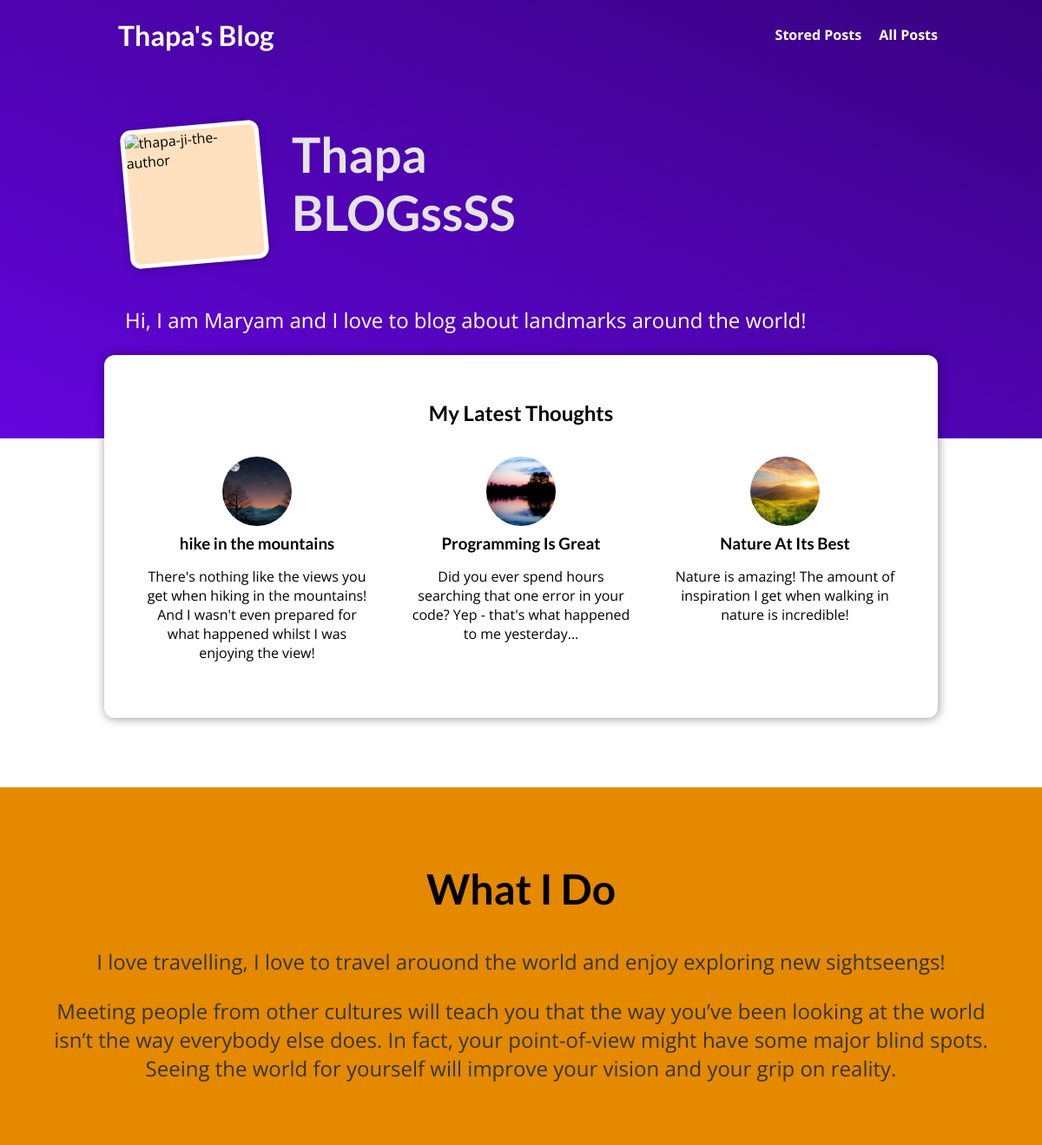
The page / on the database its author committed.
### personal_blogs/models.py (models this page shows)
class Post(models.Model):
    title = models.CharField(max_length=150)
    excerpt = models.CharField(max_length=200)
    image = models.ImageField(upload_to="posts", null=True)
    date = models.DateField(auto_now=True)
    slug = models.SlugField(unique=True, db_index=True)
    content = models.TextField(validators=[MinLengthValidator(10)])
    author = models.ForeignKey(
        Author, on_delete=models.SET_NULL, null=True, related_name="posts")
    tags = models.ManyToManyField(Tag)

### personal_blogs/views.py (the view)
# urls.py: path("", views.StartingPageView.as_view(), name="starting-page"),
class StartingPageView(ListView):
    template_name = "personal_blogs/index.html"
    model = Post
    ordering = ["-date"]
    context_object_name = "posts"
    def get_queryset(self):
        queryset = super().get_queryset()
        data = queryset[:3]
        return data

### personal_blogs/templates/personal_blogs/index.html (shortened to what this page needs)
{% extends "base.html" %}
{% load static %}
{% block css_files %}
 <link rel="stylesheet" href="{% static "personal_blogs/post.css" %}" />
 <link rel="stylesheet" href="{% static "personal_blogs/index.css" %}" />
{% endblock %}
{% block content %}
<section id="welcome">
  <header>
    <img src="{% static "personal_blogs/images/max.png" %}" alt="thapa-ji-the-author" />
    <h2>Thapa BLOGssSS</h2>
  </header>
  <p>Hi, I am Maryam and I love to blog about landmarks around the world!</p>
</section>
<section id="latest-posts">
  <h2>My Latest Thoughts</h2>
  <ul>
    {% for post  in posts %}
      {% include "personal_blogs/includes/post.html" %}
   {% endfor %}
  </ul>
</section>
<section id="about">
  <h2>What I Do</h2>
  <p>
    I love travelling, I love to travel arouond the world and enjoy exploring new
    sightseengs!
  </p>
  <p>
    Meeting people from other cultures will teach you that the way you’ve been looking at the world isn’t the way everybody else does. In fact, your point-of-view might have some major blind spots. Seeing the world for yourself will improve your vision and your grip on reality.
  </p>
</section>
{% endblock %}

### personal_blogs/templates/personal_blogs/includes/post.html (shortened to what this page needs)
{% load static %}
<li>
    <article class="post">
      <a href="{% url "post-detail" post.slug %}">
        <img src="{{ post.image.url }}" alt="{{ post.title }}">
        <div class="post__content">
          <h3>{{ post.title }}</h3>
          <p>
            {{ post.excerpt }}
          </p>
        </div>
      </a>
    </article>
  </li>

### static/app.css (style rules this page uses)
* { box-sizing: border-box; }
html { font-family: 'Open Sans', 'Lato', sans-serif; }
body { margin: 0; }
h1, h2, h3 { font-family: 'Lato', sans-serif; font-weight: bold; }

### personal_blogs/static/personal_blogs/post.css (style rules this page uses)
.post { display: flex; flex-direction: column; align-items: center; text-align: center; }
.post a { text-decoration: none; color: black; transition: all 0.2s ease; padding: 1rem; }
.post img { width: 5rem; height: 5rem; object-fit: cover; border-radius: 50%; }
.post h3 { margin: 0.25rem 0; }

### personal_blogs/static/personal_blogs/index.css (style rules this page uses)
#welcome { background: linear-gradient(to right top, #6305dd, #390281); padding: 6rem 12%; }
#welcome header { display: flex; align-items: flex-start; margin: 3rem auto; }
#welcome img { width: 10rem; height: 10rem; object-fit: cover; object-position: top; border: 5px solid white; border-radius: 12px; background-color: #ffe1bf; transform: rotateZ(-5deg); box-shadow: 0 2px 8px rgba(0, 0, 0, 0.25); }
#welcome h2 { font-size: 3.5rem; margin: 0 0 0 2rem; color: #e4e4e4; width: 10rem; }
#welcome p { color: white; font-size: 1.5rem; }
#latest-posts { background-color: white; padding: 2rem; border-radius: 12px; width: 60rem; margin: -6rem auto 2rem auto; box-shadow: 1px 1px 12px rgba(0, 0, 0, 0.4); }
#latest-posts h2 { text-align: center; }
#latest-posts ul { list-style: none; margin: 0; padding: 0; display: flex; gap: 1rem; }
#latest-posts li { flex: 1; }
#about { text-align: center; padding: 3rem; background-color: #e48900; margin-top: 5rem; }
#about h2 { font-size: 3rem; }
#about p { font-size: 1.5rem; color: #353535; }

### rows shown on the page
Post: image (picture), title "hike in the mountains", excerpt "There's nothing like the views you get when hiking in the mountains! And I wasn't even prepared for what happened whilst I was enjoying the view!"
Post: image (picture), title "Programming Is Great", excerpt "Did you ever spend hours searching that one error in your code? Yep - that's what happened to me yesterday..."
Post: image (picture), title "Nature At Its Best", excerpt "Nature is amazing! The amount of inspiration I get when walking in nature is incredible!"
